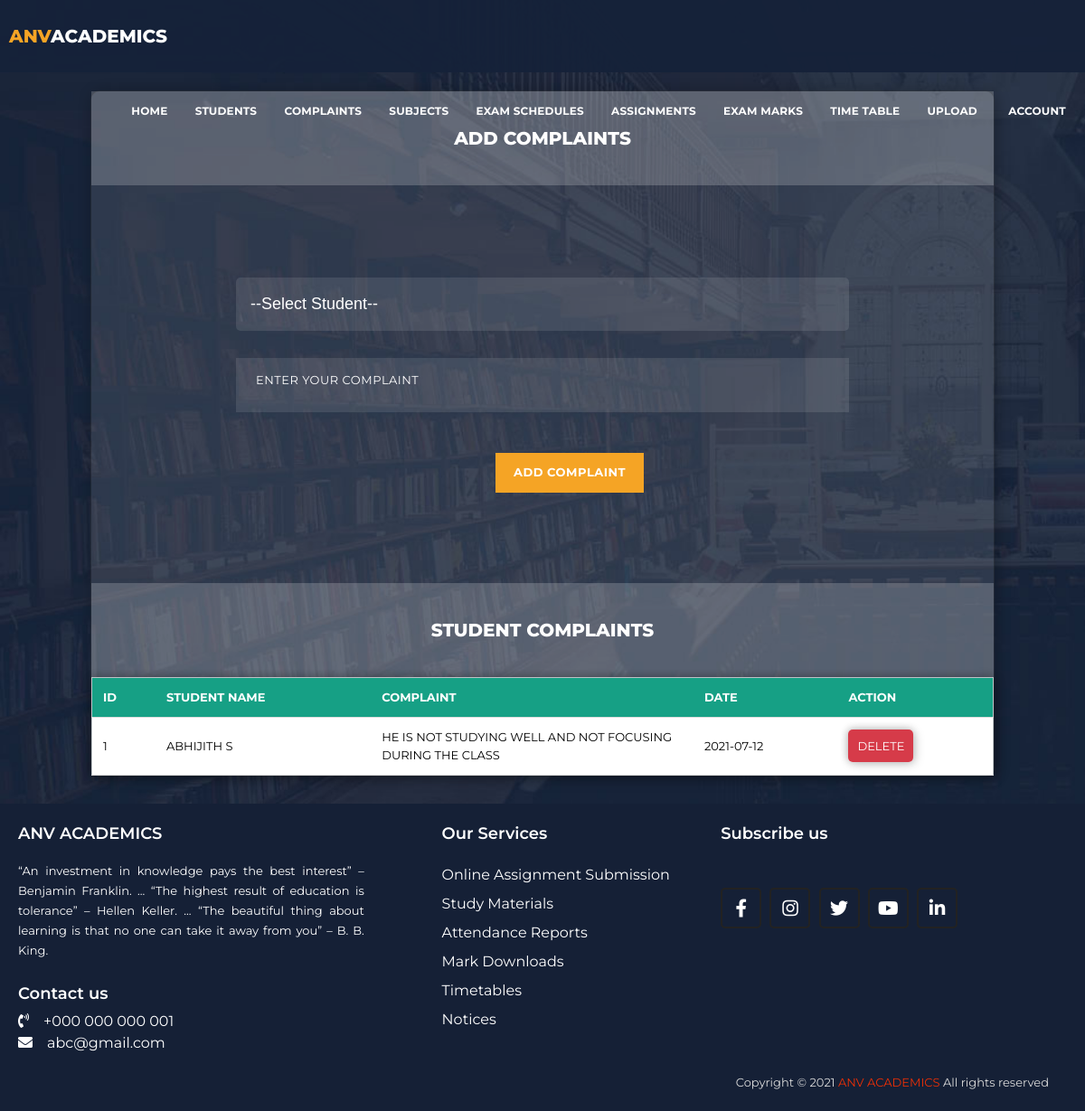
Screenshot of /advisor/complaints.php (signed in) with the database file from the repository.
### tables this page shows
CREATE TABLE IF NOT EXISTS `student_complaint` (
  `stcid` int(11) NOT NULL AUTO_INCREMENT,
  `stid` bigint(20) NOT NULL COMMENT 'FOREIGN KEY',
  `did` int(11) NOT NULL COMMENT 'FOREIGN KEY',
  `desc` text NOT NULL,
  `date` timestamp NOT NULL DEFAULT CURRENT_TIMESTAMP ON UPDATE CURRENT_TIMESTAMP,
  `status` int(5) NOT NULL,
  PRIMARY KEY (`stcid`)
);

CREATE TABLE IF NOT EXISTS `studentlist` (
  `rlno` bigint(20) NOT NULL,
  `sfname` text NOT NULL,
  `slname` text NOT NULL,
  `course` text NOT NULL,
  `batch` varchar(11) NOT NULL,
  PRIMARY KEY (`rlno`)
);

### advisor/complaints.php (the view, shortened to what this page needs)
<!DOCTYPE html>
<html lang="en">
  <head>
    <link href="vendor/bootstrap/css/bootstrap.min.css" rel="stylesheet">
    <link rel="stylesheet" href="assets/css/fontawesome.css">
    <link rel="stylesheet" href="assets/css/templatemo-grad-school.css">
    <link rel="stylesheet" href="assets/css/owl.css">
    <link rel="stylesheet" href="assets/css/lightbox.css">
    <link rel="stylesheet" href="assets/css/test.css">
    <link rel="stylesheet" type="text/css" href="../assets/css/loader.css">
     <link rel="stylesheet" href="https://cdnjs.cloudflare.com/ajax/libs/font-awesome/5.15.2/css/all.min.css"/>
  </head>
<body>
 <?php
 	include('includes/header.php');
 ?>
  <div class="main">
    <div class="course">
      <div class="heading">
        <h6>Add Complaints</h6>
      </div>
      <?php
        $username=$_SESSION['username'];
      ?>
      <form  method="POST" action=""id="course">
        <select id="select" name="id" required>
            <option selected disabled>--Select Student--</option>
           </select>
        <textarea type="text" name="complaint" placeholder="Enter Your Complaint" id="textarea"></textarea>
        <br><br>
        <button type="submit" id="submit" name="add">Add Complaint</button>
      </form>
      <div class="heading">
            <h6>Student Complaints</h6>
        </div>
        <table>
            <tr id="header">
              <th>Id</th>
              <th>Student Name</th>
              <th>Complaint</th>
              <th>Date</th>
              <th>Action</th>
            </tr>
              <?php
              $c=1;
              $u=mysql_query("SELECT * FROM departmentreg WHERE userid='$username'");
              $ui=mysql_fetch_array($u);
              $uid=$ui['did'];
              $result = mysql_query("SELECT * FROM student_complaint WHERE did='$uid'");
              while($row = mysql_fetch_array($result))
              {
              ?>
              <tr>
              <td><?php echo $c;?></td>
              <td><?php
                    $s=mysql_query("SELECT * FROM studentlist WHERE rlno='$row[stid]'");
                    while($res=mysql_fetch_array($s))
                    {
                      echo $res['sfname']." ".$res['slname'];
                    }
                     ?></td>
              <td><?php echo$row['desc'];?></td>
              <td><?php $timestamp=$row['date'];
                                $datetime=explode(" ",$timestamp);
                                echo$date=$datetime[0];?></td>
              <td><a href="deletecomplaint.php?id=<?php echo$row['stcid'];?>"class="reject">Delete</a></td>
              </tr>
            <?php
              $c++;
              }?>
        </table>
    </div>
  </div>
  <?php include('includes/footer.php');?>
</body>
</html>

### advisor/assets/css/templatemo-grad-school.css (style rules this page uses)
html,body { font-family: 'Montserrat', sans-serif; height: 100%; }
a { color: #3CF; text-decoration: none; }
footer .content p,a { color: #fff; }

### advisor/assets/css/test.css (style rules this page uses)
table { font-size: 13px; background-color: #fff; position: relative; border: 1px solid #bdc3c7; box-shadow: 2px 2px 12px rgba(0, 0, 0, 0.2), -1px -1px 8px rgba(0, 0, 0, 0.2); width: 100%; }
tr { transition: all .2s ease-in; cursor: pointer; }
th, td { max-width: 200px; padding: 12px; text-align: left; border-bottom: 1px solid #ddd; }
#header { background-color: #16a085; color: #fff; }
td { color:#000; }
.reject { background-color: #d63b49; cursor: pointer; border:0; border-radius: 5px; padding: 10px; color: #fff; text-transform: uppercase; box-shadow: 2px 2px 12px rgba(0, 0, 0, 0.2), -1px -1px 8px rgba(0, 0, 0, 0.2); }
div.main { min-height: 100%; position: relative; background-image: url(../images/video-bg.jpg); background-repeat: no-repeat; background-size: cover; font-family: 'Montserrat', sans-serif; padding-top: 100px; padding-left: 100px; padding-right: 100px; text-transform: uppercase; padding-bottom: 10px; display: table; min-width: 100%; padding-bottom: 30px; }
div.course { background-color: rgba(250,250,250,0.1); width: 100%; height: 100%; font-size: 18px; border-radius: 10px; border:1px solid rgba(0,0,0,0.3); box-shadow: 2px 2px 15px rgba(0,0,0,0.3); color: #fff; display: table; min-width: 100%; }
form#course { margin:40px; padding: 60px 120px; }
div.heading { margin-bottom: -8px; }
div.heading h6 { font-size: 20px; font-weight: 800; color: #fff; background-color: rgba(250,250,250,0.2); padding: 40px; text-align: center; line-height: 24px; }
textarea#textarea { width: 100%; height: 40px; padding-left: 22px; background-color: rgba(250,250,250,0.1); border-radius: 0px; border: none; outline: none; color: #fff; font-size: 13px; margin-top: 10px; letter-spacing: 0.5px; height: 60px; padding-top: 15px; resize: none; }
form select { padding: 16px; margin-top: 10px; color: white !important; width: 100%; background-color: rgba(250,250,250,0.1); border-radius: 5px; border: none; cursor: pointer; font-family: sans-serif; color: #000; appearence: none; -webkit-appearance:none; -moz-appearance:none; margin-bottom: 20px; }
#select option { background: #C0C0C0; }
form textarea::placeholder { text-transform: uppercase; color: #fff; }
button#submit { margin-top: 10px; background-color: #f5a425; color: #fff; font-size: 13px; text-transform: uppercase; letter-spacing: 0.5px; font-weight: 700; padding: 12px 20px; display: inline-block; outline: none; box-shadow: none; border: none; margin-left: 287px; }

### rows the page displays
student_complaint: desc "HE IS NOT STUDYING WELL AND NOT FOCUSING DURING THE CLASS", date "2021-07-12"
studentlist: sfname "ABHIJITH", slname "S"
